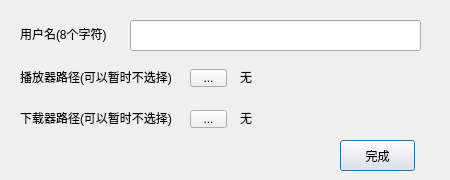
<?xml version="1.0" encoding="UTF-8"?>
<ui version="4.0">
 <class>initDialog</class>
 <widget class="QDialog" name="initDialog">
  <property name="geometry">
   <rect>
    <x>0</x>
    <y>0</y>
    <width>450</width>
    <height>180</height>
   </rect>
  </property>
  <property name="minimumSize">
   <size>
    <width>450</width>
    <height>180</height>
   </size>
  </property>
  <property name="maximumSize">
   <size>
    <width>450</width>
    <height>180</height>
   </size>
  </property>
  <property name="windowTitle">
   <string>做一些初始化</string>
  </property>
  <widget class="QLineEdit" name="txtUserName">
   <property name="geometry">
    <rect>
     <x>130</x>
     <y>20</y>
     <width>291</width>
     <height>31</height>
    </rect>
   </property>
  </widget>
  <widget class="QLabel" name="lblUserName">
   <property name="geometry">
    <rect>
     <x>20</x>
     <y>26</y>
     <width>90</width>
     <height>16</height>
    </rect>
   </property>
   <property name="text">
    <string>用户名(8个字符)</string>
   </property>
  </widget>
  <widget class="QLabel" name="lblPlayerPath">
   <property name="geometry">
    <rect>
     <x>20</x>
     <y>69</y>
     <width>156</width>
     <height>16</height>
    </rect>
   </property>
   <property name="text">
    <string>播放器路径(可以暂时不选择)</string>
   </property>
  </widget>
  <widget class="QLabel" name="lblIDMPath">
   <property name="geometry">
    <rect>
     <x>20</x>
     <y>110</y>
     <width>156</width>
     <height>16</height>
    </rect>
   </property>
   <property name="text">
    <string>下载器路径(可以暂时不选择)</string>
   </property>
  </widget>
  <widget class="QToolButton" name="btnChoosePlayer">
   <property name="geometry">
    <rect>
     <x>190</x>
     <y>69</y>
     <width>37</width>
     <height>18</height>
    </rect>
   </property>
   <property name="text">
    <string>...</string>
   </property>
  </widget>
  <widget class="QToolButton" name="btnChooseIDM">
   <property name="geometry">
    <rect>
     <x>190</x>
     <y>110</y>
     <width>37</width>
     <height>18</height>
    </rect>
   </property>
   <property name="text">
    <string>...</string>
   </property>
  </widget>
  <widget class="QLabel" name="lblPlayer">
   <property name="geometry">
    <rect>
     <x>240</x>
     <y>69</y>
     <width>181</width>
     <height>16</height>
    </rect>
   </property>
   <property name="text">
    <string>无</string>
   </property>
  </widget>
  <widget class="QLabel" name="lblIDM">
   <property name="geometry">
    <rect>
     <x>240</x>
     <y>110</y>
     <width>181</width>
     <height>16</height>
    </rect>
   </property>
   <property name="text">
    <string>无</string>
   </property>
  </widget>
  <widget class="QPushButton" name="btnFinished">
   <property name="geometry">
    <rect>
     <x>340</x>
     <y>140</y>
     <width>75</width>
     <height>31</height>
    </rect>
   </property>
   <property name="text">
    <string>完成</string>
   </property>
  </widget>
 </widget>
 <resources/>
 <connections/>
</ui>
